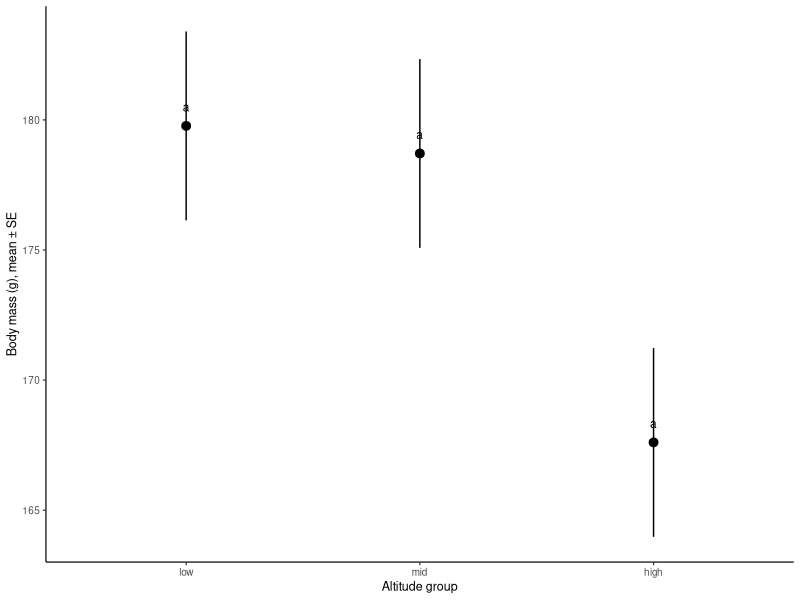

Recreate this plot in R.
library(readr); library(dplyr); library(ggplot2)
suppressPackageStartupMessages({library(emmeans); library(multcomp)})
pika <- read_csv(here::here("assets/data/pika_physiology.csv"),
                 show_col_types = FALSE)
pika$altitude_group <- factor(pika$altitude_group,
                              levels = c("low", "mid", "high"))
m1 <- aov(body_mass_g ~ altitude_group, data = pika)
m2 <- aov(body_mass_g ~ altitude_group * sex, data = pika)
tab <- as.data.frame(summary(m2)[[1]])
stats_anova <- tibble(
  term = rownames(tab),
  df = tab$Df,
  sum_sq = round(tab$`Sum Sq`, 1),
  mean_sq = round(tab$`Mean Sq`, 1),
  f_value = round(tab$`F value`, 2),
  p_value = round(tab$`Pr(>F)`, 4))
dir.create(here::here("data"), showWarnings = FALSE)
write_csv(stats_anova, here::here("data/stats_anova.csv"))
cl <- suppressMessages(cld(emmeans(m1, ~ altitude_group),
                           Letters = letters, adjust = "tukey"))
letters_df <- as.data.frame(cl)[, c("altitude_group", "emmean", "SE", ".group")]
letters_df$.group <- trimws(letters_df$.group)
letters_df
p <- ggplot(letters_df, aes(altitude_group, emmean)) +
  geom_pointrange(aes(ymin = emmean - SE, ymax = emmean + SE)) +
  geom_text(aes(label = .group), vjust = -1.6, size = 3) +
  labs(x = "Altitude group", y = "Body mass (g), mean ± SE") +
  theme_classic(base_size = 9)
dir.create(here::here("figures"), showWarnings = FALSE)
ggsave(here::here("figures/fig_anova_letters.svg"), p,
       width = 89, height = 55, units = "mm")
file.exists(here::here(c("data/stats_anova.csv", "figures/fig_anova_letters.svg")))
